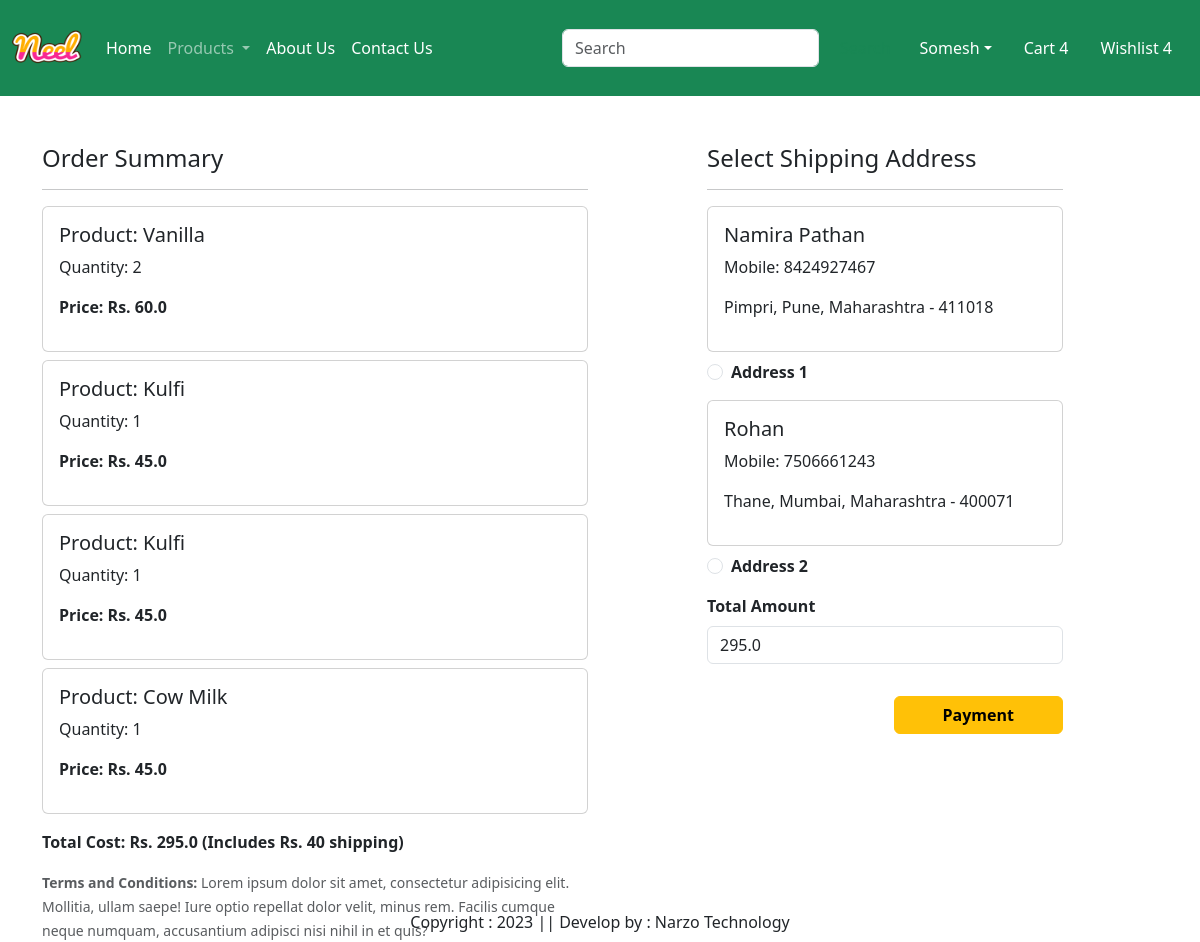
The page /checkout/ (signed in) on the database its author committed.
### app/models.py (models this page shows, shortened)
class Cart(models.Model):
    user = models.ForeignKey(User,on_delete=models.CASCADE)
    product = models.ForeignKey(Product,on_delete=models.CASCADE)
    quantity = models.PositiveIntegerField(default=1)

class Product(models.Model):
    title = models.CharField(max_length=100)
    selling_price = models.FloatField()
    discounted_price = models.FloatField()
    description = models.TextField()
    composition = models.TextField(default='')
    prodapp = models.TextField(default='')
    category = models.CharField(choices=CATEGORY_CHOICES, max_length=2)
    product_image = models.ImageField(upload_to='product')

class Customer(models.Model):
    user = models.ForeignKey(User,on_delete=models.CASCADE)
    name = models.CharField(max_length=200)
    locality = models.CharField(max_length=200)
    city = models.CharField(max_length=50)
    mobile = models.IntegerField(default=0)
    zipcode = models.IntegerField()
    state = models.CharField(choices=STATE_CHOICES,max_length=100)

### app/views.py (the view, shortened to what this page needs)
# urls.py: path('checkout/', views.checkout.as_view(), name='checkout'),
class checkout(View):
    def get(self,request):
        user=request.user
        add=Customer.objects.filter(user=user)
        cart_items=Cart.objects.filter(user=user)
        famount = 0
        for p in cart_items:
            value = p.quantity * p.product.discounted_price
            famount = famount + value
        totalamount = famount + 40
        razoramount = int(totalamount * 100)
        client = razorpay.Client(auth=(settings.RAZOR_KEY_ID, settings.RAZOR_KEY_SECRET))
        data = {"amount": razoramount, "currency": "INR", "receipt": "order_rcptid_12"}
        payment_response = client.order.create(data=data)
        print(payment_response)
        order_id = payment_response['id']
        order_status = payment_response['status']
        return render(request, 'app/checkout.html',locals())

### app/templates/app/checkout.html (shortened to what this page needs)
{% extends 'app/base.html' %}
{% load static %}
{% block main-content %}
<div class="container">
    <div class="row mt-5">
        <div class="col-sm-6">
            <h4>Order Summary</h4>
            <hr>
            {% for item in cart_items %}
                <div class="card mb-2">
                    <div class="card-body">
                        <h5>Product: {{item.product.title}}</h5>
                        <p>Quantity: {{item.quantity}}</p>
                        <p class="fw-bold">Price: Rs. {{item.product.discounted_price}}</p>
                    </div>
                </div>
            {% empty %}
                <p>No items in your cart.</p>
            {% endfor %}
            <p class="fw-bold mt-3">Total Cost: Rs. {{ totalamount }} (Includes Rs. 40 shipping)</p>
            <small class="text-muted">
                <strong>Terms and Conditions:</strong> Lorem ipsum dolor sit amet, consectetur adipisicing elit.
                Mollitia, ullam saepe! Iure optio repellat dolor velit, minus rem. Facilis cumque neque numquam,
                accusantium adipisci nisi nihil in et quis?
            </small>
        </div>
        <div class="col-sm-4 offset-sm-1">
            <h4>Select Shipping Address</h4>
            <hr>
            <form method="post" id="myform">
                {% for ad in add %}
                    <div class="card mb-2">
                        <div class="card-body">
                            <h5>{{ ad.name }}</h5>
                            <p>Mobile: {{ ad.mobile }}</p>
                            <p>{{ ad.locality }}, {{ ad.city }}, {{ ad.state }} - {{ ad.zipcode }}</p>
                        </div>
                    </div>
                    <div class="form-check mb-3">
                        <input class="form-check-input" type="radio" name="custid" id="custadd{{ forloop.counter }}" value="{{ ad.id }}" required>
                        <label class="form-check-label fw-bold" for="custadd{{ forloop.counter }}">
                            Address {{ forloop.counter }}
                        </label>
                    </div>
                {% empty %}
                    <p class="text-danger">No addresses found. Please add a new address.</p>
                {% endfor %}
                <div class="form-group mb-3">
                    <label for="totalamount" class="form-label fw-bold">Total Amount</label>
                    <input type="number" class="form-control" name="totalamount" value="{{ totalamount }}" readonly>
                </div>
                <div class="text-end">
                    <button id="rzp-button1" type="submit" class="btn btn-warning mt-3 px-5 fw-bold">Payment</button>
                </div>
            </form>
        </div>
    </div>
</div>
{% endblock main-content %}

### rows shown on the page
Cart: product "Vanilla", quantity "2", product.discounted_price "60.0"
Cart: product "Kulfi", quantity "1", product.discounted_price "45.0"
Cart: product "Kulfi", quantity "1", product.discounted_price "45.0"
Cart: product "Cow Milk", quantity "1", product.discounted_price "45.0"
Customer: name "Namira Pathan", mobile "8424927467", locality "Pimpri", city "Pune", state "Maharashtra", zipcode "411018"
Customer: name "Rohan", mobile "7506661243", locality "Thane", city "Mumbai", state "Maharashtra", zipcode "400071"

### other values the page prints
{{ totalamount }} "295.0"
